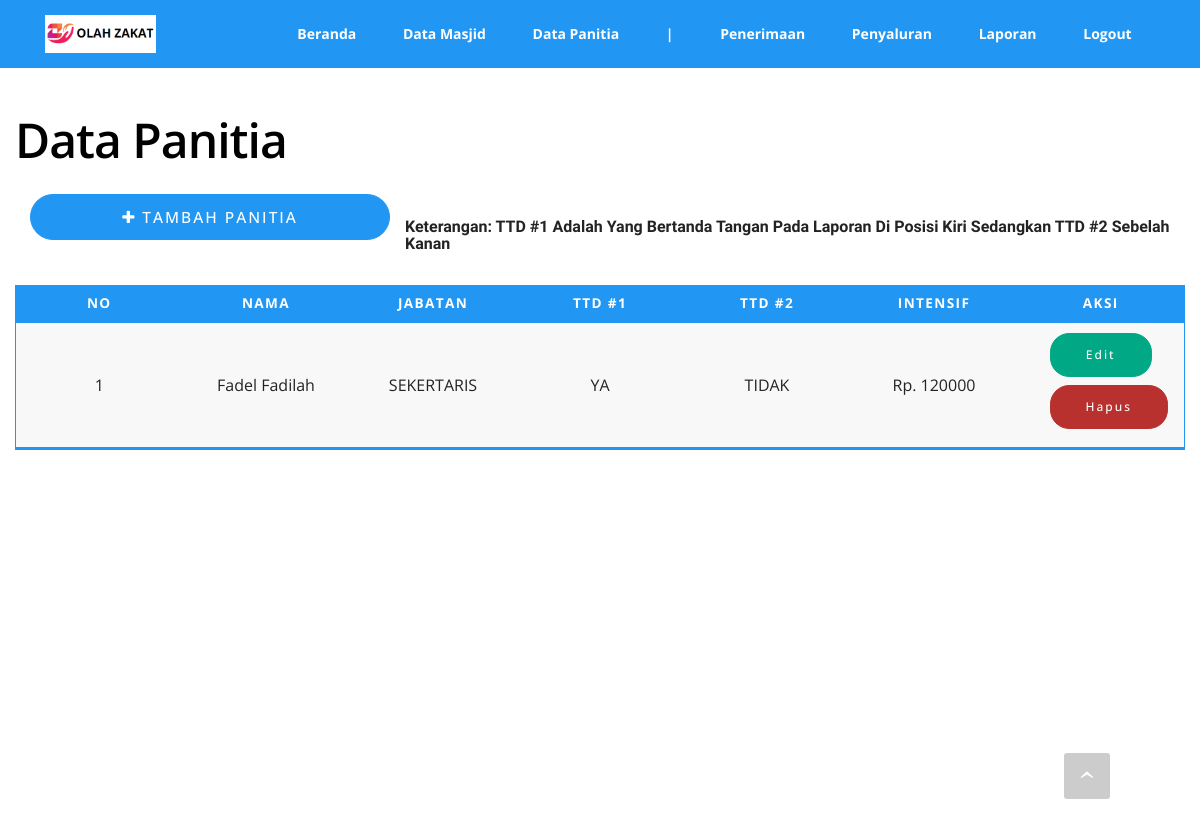
The app's page /admin/panitia.php (signed in), older data.
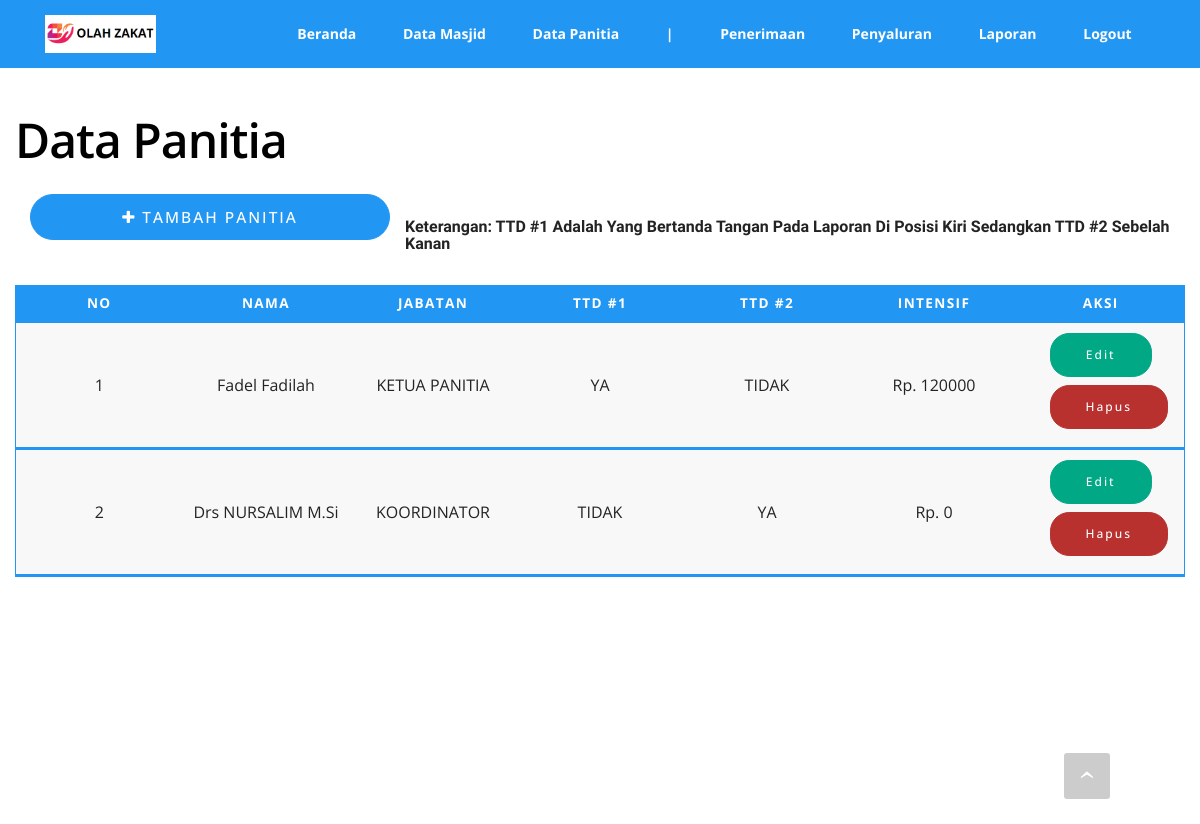
The same page, newer data.
### tables this page shows
CREATE TABLE IF NOT EXISTS `tb_panitia_zis` (
  `id` int(11) NOT NULL AUTO_INCREMENT,
  `id_user` int(11) DEFAULT NULL,
  `nama` varchar(250) DEFAULT NULL,
  `jabatan` varchar(250) DEFAULT NULL,
  `set_ttd1` char(50) DEFAULT NULL,
  `set_ttd2` char(50) DEFAULT NULL,
  `intensif` double DEFAULT 0,
  `created_at` timestamp NULL DEFAULT current_timestamp() ON UPDATE current_timestamp(),
  `updated_at` timestamp NULL DEFAULT current_timestamp() ON UPDATE current_timestamp(),
  PRIMARY KEY (`id`),
  KEY `dsad` (`id_user`),
  CONSTRAINT `dsad` FOREIGN KEY (`id_user`) REFERENCES `users` (`id`) ON DELETE NO ACTION ON UPDATE NO ACTION
);

### admin/panitia.php (the view, shortened to what this page needs)
<?php include('template/top.php') ?>
    <section class="mbr-section mbr-section-hero mbr-section-full mbr-after-navbar" id="header1-1" style="background-color: rgb(255, 255, 255);">
        <div class="mbr-table-cell">
            <div class="container-fluid">
                <div class="row">
                    <div class="mbr-section-full col-md-12 col-lg-11">
                        <h1 class="mbr-section-title display-2" style="padding-top: 90px;">Data Panitia</h1>
<div class="col-xs-12 col-sm-6 col-md-4 col-lg-4"><a href="tambah_panitia.php" name="Update" class="col-xs-12 btn btn-lg btn-warning"><span class="fa fa-plus"></span>&nbsp;TAMBAH PANITIA</a></div>
                        <br>
                        <h6 style="font-weight: bold;font-size: 16px;">
                        Keterangan: TTD #1 Adalah Yang Bertanda Tangan Pada Laporan Di Posisi Kiri Sedangkan TTD #2 Sebelah Kanan</h6>
                        <br>
                        <div class="mbr-section-nopadding">
                            <table class="gigo-responsive" style="margin-right: 10px;">
                              <thead>
                                <tr>
                                  <th scope="col">No</th>
                                  <th scope="col">Nama</th>
                                  <th scope="col">Jabatan</th>
                                  <th scope="col">TTD #1</th>
                                  <th scope="col">TTD #2</th>
                                  <th scope="col">Intensif</th>
                                  <th scope="col">Aksi</th>
                                </tr>
                              </thead>
                              <tbody>
                              <?php
                                $no=1;
                                $id=$_SESSION['id'];
                                $dt = mysqli_query($mysqli, "SELECT * FROM tb_panitia_zis WHERE id_user = $id");
                                while($data = mysqli_fetch_array($dt)){
                              ?>
                                <tr>
                                  <td data-label="No" scope="row" ><?php echo $no; ?></td>
                                  <td data-label="Nama"><?php echo $data['nama']; ?></td>
                                  <td data-label="Jabatan"><?php echo $data['jabatan']; ?></td>
                                  <td data-label="TTD #1"><?php echo $data['set_ttd1']; ?></td>
                                  <td data-label="TTD #2"><?php echo $data['set_ttd2']; ?></td>
                                  <td data-label="Intensif">Rp. <?php echo $data['intensif']; ?></td>
                                  <td data-label="Aksi">
                                    <a href="edit_panitia.php?id=<?php echo $data['id']; ?>" class="btn btn-success">Edit</a>
                                    <a href="controller.php?page=panitia&action=delete&id=<?php echo $data['id']; ?>" class="btn btn-danger confirmation">Hapus</a>
                                  </td>
                                </tr>
                              <?php $no++; } ?>
                              </tbody>
                            </table>
                        </div>
                    </div>
                </div>
            </div>
        </div>
    </section>
<?php $tinggi = '610px'; include('template/bottom.php') ?>

Row changes from the older to the newer data that the page shows:
changed tb_panitia_zis "Fadel Fadilah": jabatan "SEKERTARIS" → "KETUA PANITIA"
added tb_panitia_zis: nama "Drs NURSALIM M.Si", jabatan "KOORDINATOR", set_ttd1 "TIDAK", set_ttd2 "YA", intensif "0"
